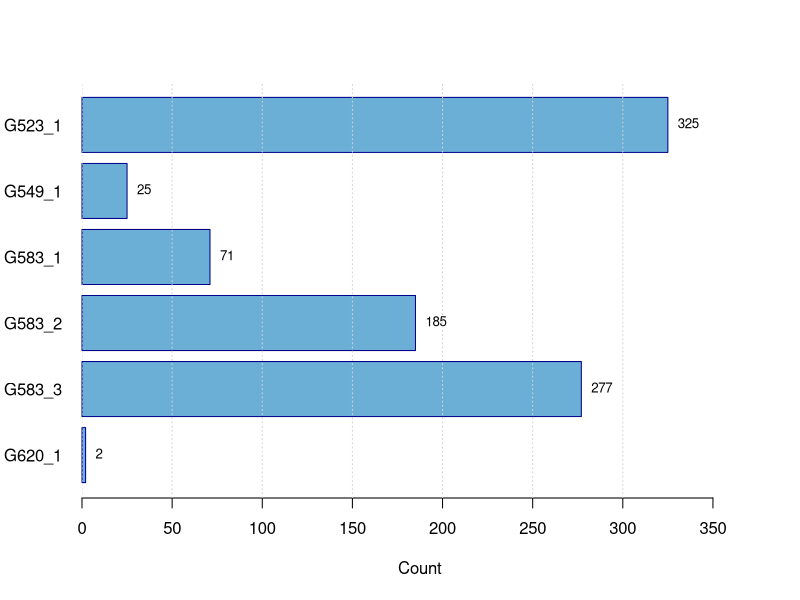

Source code (R):
rm(list = ls())

data <- c(G620_1 = 2, G583_3 = 277,  G583_2 = 185, G583_1 = 71, G549_1 = 25, G523_1 = 325)

# Create a color palette
library(RColorBrewer)
colors <- brewer.pal(length(data), "Blues")
#colors <- brewer.pal(length(data), "Reds")

# Enhanced Horizontal Barplot
bp <- barplot(data,
              horiz = TRUE,          # Horizontal bars
              col = "#6BAED6",          # Gradient color palette
              border = "darkblue",   # Dark blue border for bars
              xlab = "Count",        # X-axis label
              main = NULL, # Title
              las = 1,               # Horizontal axis labels
              xlim = c(0, max(data) + 50)) # Extend axis range for labels

# Add values on the bars
text(x = data,
     y = bp,
     labels = data,
     pos = 4,                # Position to the right of the bars
     cex = 0.8,              # Text size
     col = "black")          # Text color

# Add gridlines
abline(v = seq(0, max(data), by = 50), col = "lightgray", lty = "dotted")
